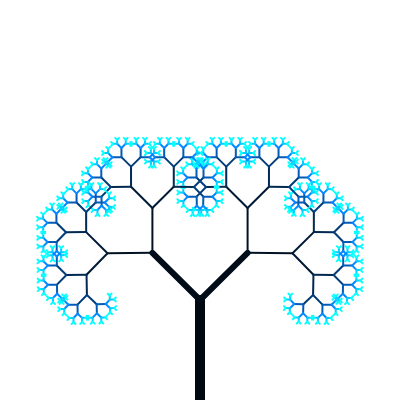
Frame 1 (no input)
Frame 60 (no input): identical to frame 1, image omitted
Frame 120 (the mouse pressed at the canvas centre since frame 60): identical to frame 1, image omitted

The p5.js sketch that drew this single still picture (run headless with seeded random() and noise() and a simulated clock; from frame 60 on, the mouse is pressed at the canvas centre):

// p5.js sketch
// ── sketch.js
let angle;
let slider;

function setup() {
  createCanvas(400, 400);

  slider = createSlider(0, TWO_PI, PI / 4, 0.01);
}

function draw() {
  background(255);
  
  angle = slider.value();
  let len = 100;
  let thickness = 10;
  let color = 2;
  translate(200, height);

  branch(len, thickness, color);
}

function branch(len, thickness, color) {
  stroke(color * 0.1, color * 4, color * 8);
  strokeWeight(thickness);
  line(0, 0, 0, -len);
  translate(0, -len);
  if(len > 4) {
    push();
    rotate(angle);
    branch(len * 0.67, thickness - 4, color * 1.5);
    pop();
    push();
    rotate(-angle);
    branch(len * 0.67, thickness - 4, color * 1.5);
    pop();
  }
}
